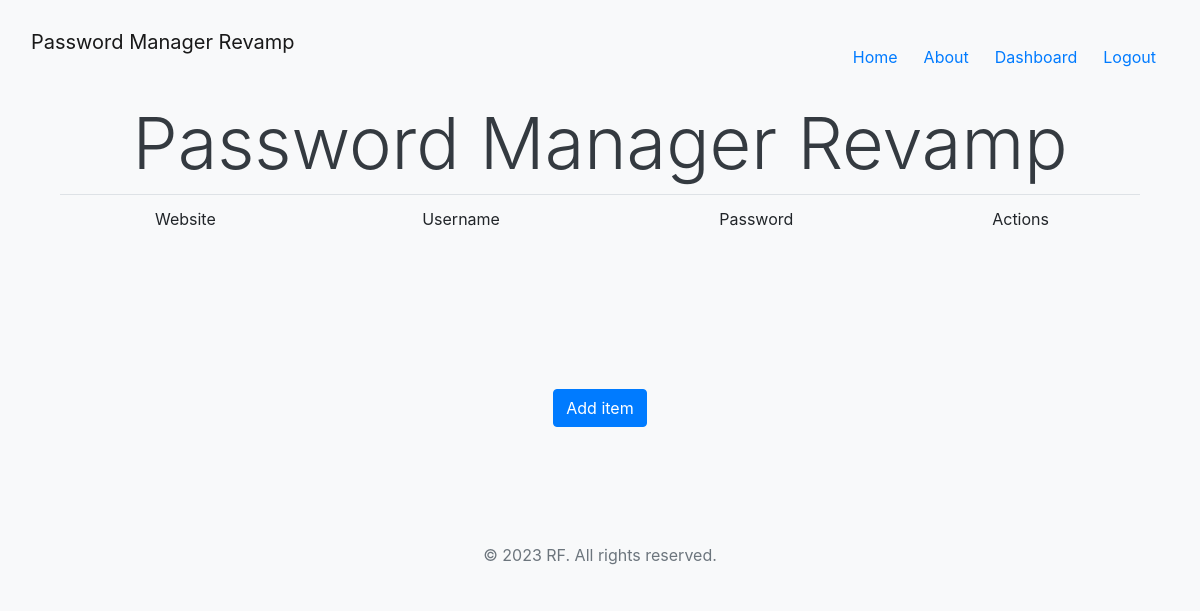
The page / (signed in) on the database as committed earlier.
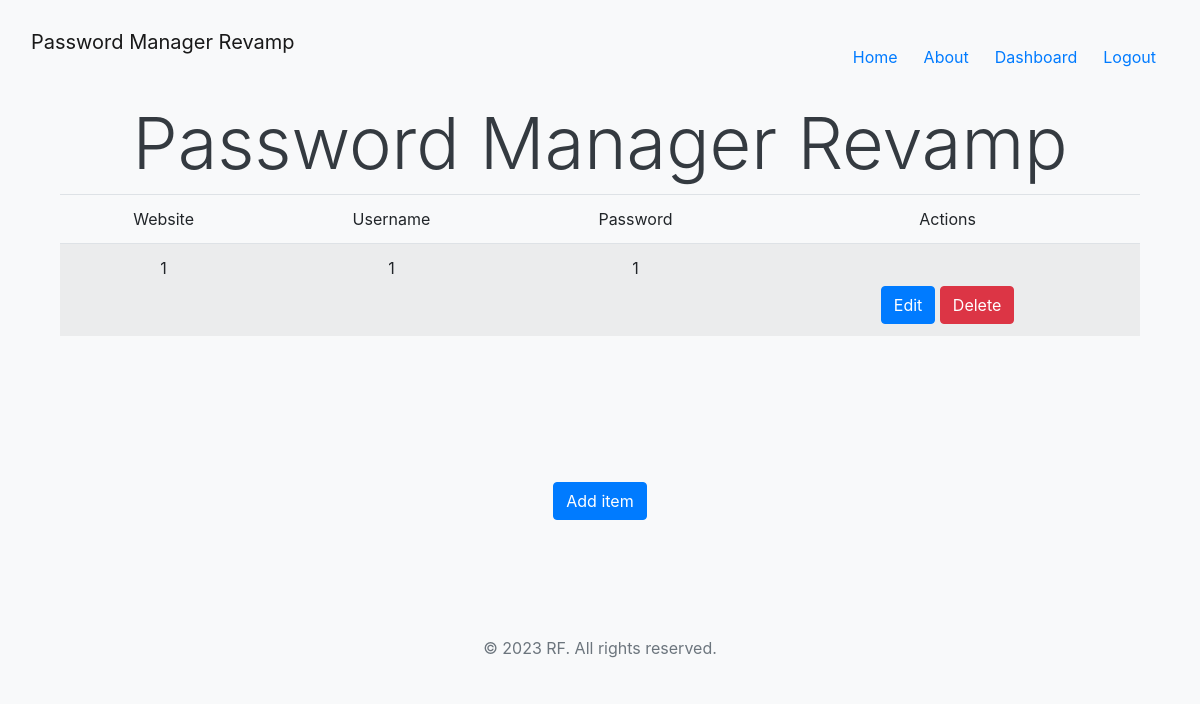
The same page on the database as committed later.
### vaultApp/models.py (models this page shows, shortened)
class VaultItemModel(models.Model):
    vault_item_user = models.ForeignKey(VaultUserModel, on_delete=models.CASCADE, related_name='vault_items')
    vault_item_website = models.CharField(max_length=100)
    vault_item_username = models.CharField(max_length=100)
    vault_item_password = models.CharField(max_length=100)
    vault_item_salt = models.CharField(max_length=255, default=random_salt)

### vaultApp/views.py (the view)
# urls.py: path("", views.index_view, name="index"),
def index_view(request):
    if request.user.is_authenticated:
        context = {
                    'user': request.user,
                    'items': VaultItemModel.objects.filter(vault_item_user_id=request.user.id)
                    }
        return render(request, 'vaultApp/index_loggedin.html', context)
    return render(request, 'vaultApp/index.html')

### vaultApp/templates/vaultApp/index_loggedin.html (shortened to what this page needs)
{% extends "base.html" %}
{% load static %}
{% block content %}
<div class="container">
  <div class="row">
    <div class="col-sm-12">
      <h1 class="display-3">Password Manager Revamp</h1>
      <table class="table table-striped">
        <thead>
          <tr>
            <td>Website</td>
            <td>Username</td>
            <td>Password</td>
            <td>Actions</td>
          </tr>
        </thead>
        <tbody>
          {% for item in items %}
            {% if item %}
              <tr>
                <td>{{ item.vault_item_website }}</td>
                <td>{{ item.vault_item_username }}</td>
                <td>{{ item.vault_item_password }}</td>
                <td>
                  <button type="button" class="btn btn-primary">Edit</button>
                  <button
                    type="button"
                    class="btn btn-danger"
                    data-toggle="modal"
                    data-target="#confirmDeleteModal{{ item.id }}"
                  >
                    Delete
                  </button>
                </td>
              </tr>
            {% endif %}
          {% endfor %}
        </tbody>
      </table>
    </div>
  </div>
  <div class="container">
    <a href="{% url 'create_new_item' %}">
      <button type="button" class="btn btn-primary btn-plus">Add item</button>
    </a>
  </div>
</div>
{% endblock %}

### templates/base.html (shortened to what this page needs)
<!DOCTYPE html>
<html>
<head>
    {% load static %}
    <link rel="stylesheet" href="https://stackpath.bootstrapcdn.com/bootstrap/4.5.0/css/bootstrap.min.css">
    <link rel="stylesheet" href="{% static 'css/style.css' %}" />
</head>
<body>
    {% include 'navbar.html' %}
    <main class="container mt-4">
        {% block content %}
        {% endblock %}
    </main>
    {% include 'footer.html'%}
</body>
</html>

### templates/navbar.html (shortened to what this page needs)
<nav class="navbar navbar-expand-lg navbar-light bg-light fixed-top">
  <div class="container-fluid">
    <a class="navbar-brand" href="/">Password Manager Revamp</a>
    <div class="collapse navbar-collapse" id="navbarNav">
      <ul class="navbar-nav ml-auto align-items-center">
        <li class="nav-item">
          <a class="btn btn-link" href="/">Home</a>
        </li>
        <li class="nav-item">
          <a class="btn btn-link" href="/about">About</a>
        </li>
        {% if user.is_authenticated %}
          <li class="nav-item">
            <a class="btn btn-link" href="/dashboard">Dashboard</a>
          </li>
          <li class="nav-item">
            <a class="btn btn-link" href="/accounts/logout">Logout</a>
          </li>
        {% endif %}
      </ul>
    </div>
  </div>
</nav>

### templates/footer.html
<footer class="footer mt-auto py-3 bg-light">
    <div class="container text-center">
      <span class="text-muted">&copy; 2023 RF. All rights reserved.</span>
    </div>
</footer>

### static/css/style.css (style rules this page uses)
body { background-color: #f8f9fa; }
.container { margin-top: 100px; text-align: center; }
h1 { font-size: 48px; color: #343a40; }
.btn { margin-top: 30px; }

Rows that differ between the two databases and show on the page:
added VaultItemModel: vault_item_website "1", vault_item_username "1", vault_item_password "1"
